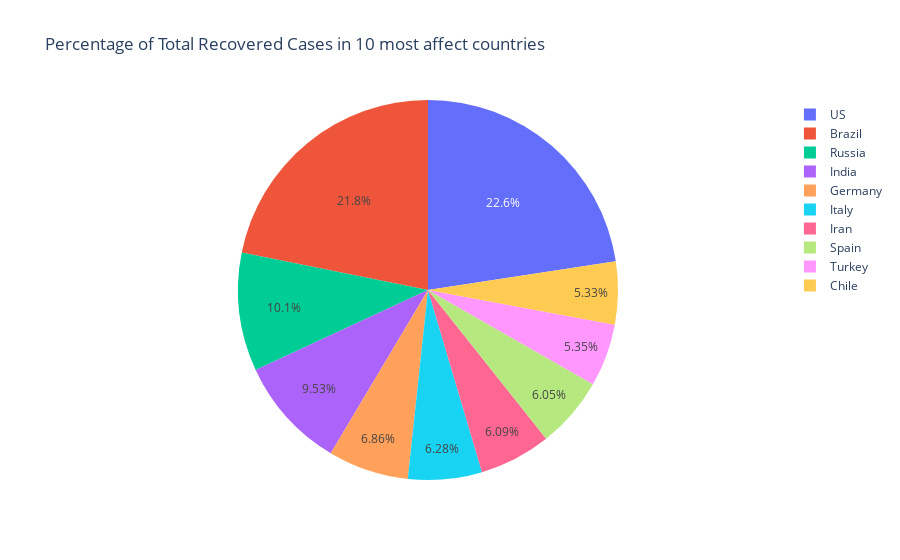

Here is the notebook cell this chart was saved with:
### Code cell
recovered_by_country = df.groupby('Country')['Recovered'].sum()
desc = recovered_by_country.sort_values(ascending=False)
country_list = [desc.index[i] for i in range(10)]
country_list

filtered_data = df[df['Country'].isin(country_list)]
filtered_data

fig=px.pie(filtered_data,values='Recovered',names='Country',title="Percentage of Total Recovered Cases in 10 most affect countries")
fig.show()

### Figure 1 — Plotly figure (JSON) as saved in the notebook; plotly's stock layout.template omitted (floating-point values rounded to 4 significant figures; data arrays with more than 128 entries replaced by an {"elided": "..."} marker saying what was removed)
{"data": [{"domain": {"x": [0, 1], "y": [0, 1]}, "hovertemplate": "Country=%{label}<br>Recovered=%{value}<extra></extra>", "labels": {"elided": "1880 str values"}, "legendgroup": "", "name": "", "showlegend": true, "type": "pie", "values": {"elided": "1880 int values"}}], "layout": {"legend": {"tracegroupgap": 0}, "title": {"text": "Percentage of Total Recovered Cases in 10 most affect countries"}}}
